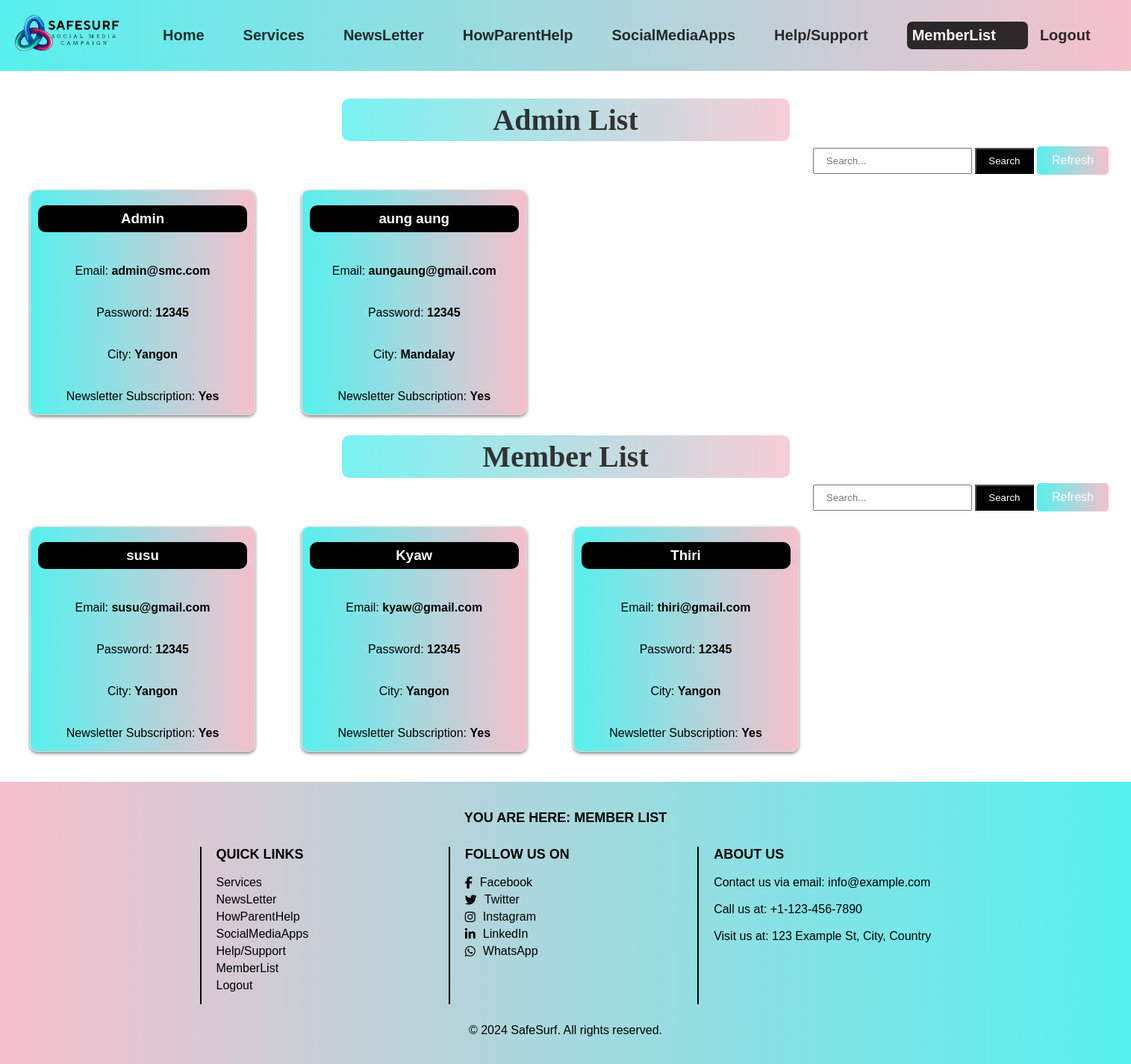
Page /MemberList.php on the committed database.
### tables this page shows
CREATE TABLE `member` (
  `id` int(11) NOT NULL,
  `name` varchar(300) NOT NULL,
  `email` varchar(300) NOT NULL,
  `password` varchar(8) NOT NULL,
  `city` varchar(200) NOT NULL,
  `subscription` int(11) NOT NULL,
  `usertype` int(11) NOT NULL
);

### MemberList.php (the view, shortened to what this page needs)
<!DOCTYPE html>
<?php
include('dbconnect.php');
if (isset($_POST['btnSearch1'])) {
  $searchTerm = $_POST['search1'];
  $sql = "SELECT * FROM member WHERE LOWER(name) LIKE LOWER('%$searchTerm%') OR LOWER(email) LIKE LOWER('%$searchTerm%') OR LOWER(city) LIKE LOWER('%$searchTerm%') AND usertype= 1;";
  $result1 = $conn->query($sql);
} else {
  $sql1 = "SELECT * from member where usertype= 1;";
  $result1 = $conn->query($sql1);
}
if (isset($_POST['btnSearch2'])) {
  $searchTerm = $_POST['search2'];
  $sql = "SELECT * FROM member WHERE LOWER(name) LIKE LOWER('%$searchTerm%') OR LOWER(email) LIKE LOWER('%$searchTerm%') OR LOWER(city) LIKE LOWER('%$searchTerm%') AND usertype= 0;";
  $result2 = $conn->query($sql);
} else {
  $sql2 = "SELECT * from member where usertype= 0;";
  $result2 = $conn->query($sql2);
}
?>
<html lang="en">
<head>
  <link rel="stylesheet" href="css/style.css">
  <link rel="stylesheet" href="css/style1.css">
  <link rel="stylesheet" href=" font-css/all.min.css">
</head>
<body>
  <nav class="navbar">
    <div class="logo">
      <img src="images/SafeSurf.png" alt="Logo">
    </div>
    <ul>
      <li class="link"><a href="adminhome.php">Home</a></li>
      <li class="link"><a href="servicesSetup.php">Services</a></li>
      <li class="link"><a href="newsletterSetup.php">NewsLetter</a></li>
      <li class="link"><a href="howparenthelpSetup.php">HowParentHelp</a></li>
      <li class="link"><a href="socialmediaappSetup.php">SocialMediaApps</a></li>
      <li class="link"><a href="contactList.php">Help/Support</a></li>
      <li class="link"><a href="MemberList.php">MemberList</a></li>
      <li class="link"><a href="logout.php">Logout</a></li>
    </ul>
  </nav>
  <header>
  </header>
  <main>
    <h1 class="hstyle" id="admin-section">Admin List</h1>
    <?php
    if ($result1->num_rows > 0) {
    ?>
      <div class="header-section">
        <form action="#admin-section" method="POST" class="search-input">
          <input type="text" id="search1" name="search1" placeholder="Search..." />
          <button type="submit" name="btnSearch1">Search</button>
          <a href="MemberList.php"><button class="btn">Refresh</button></a>
        </form>
      </div>
      <div class="member-list">
        <?php
        while ($row = $result1->fetch_assoc()) {
        ?>
          <div class="member">
            <div class="member-info">
              <h3 class="h3style"><?php echo $row['name']; ?></h3>
              <p>Email: <span><?php echo $row['email']; ?></span></p>
              <p>Password: <span><?php echo $row['password']; ?></span></p>
              <p>City: <span><?php echo $row['city']; ?></span></p>
              <p>Newsletter Subscription: <span><?php echo $row['subscription'] == 1 ? "Yes" : "No"; ?></span></p>
            </div>
          </div>
        <?php
        }
        ?>
      </div>
    <?php
    } else {
      echo "There is no data";
    ?>
      <a href="MemberList.php"><button class="btn">Refresh</button></a>
    <?php
    }
    ?>
    <h1 class="hstyle" id="member-section">Member List</h1>
    <?php
    if ($result2->num_rows > 0) {
    ?>
      <div class="header-section">
        <form action="#member-section" method="POST" class="search-input">
          <input type="text" id="search2" name="search2" placeholder="Search..." />
          <button type="submit" name="btnSearch2">Search</button>
          <a href="MemberList.php"><button class="btn">Refresh</button></a>
        </form>
      </div>
      <div class="member-list">
        <?php
        while ($row1 = $result2->fetch_assoc()) {
        ?>
          <div class="member">
            <div class="member-info">
              <h3 class="h3style"><?php echo $row1['name']; ?></h3>
              <p>Email: <span><?php echo $row1['email']; ?></span></p>
              <p>Password: <span><?php echo $row1['password']; ?></span></p>
              <p>City: <span><?php echo $row1['city']; ?></span></p>
              <p>Newsletter Subscription: <span><?php echo $row1['subscription'] == 1 ? "Yes" : "No"; ?></span></p>
            </div>
          </div>
        <?php
        }
        ?>
      </div>
    <?php
    } else {
      echo "There is no data";
    ?>
      <a href="MemberList.php"><button class="btn">Refresh</button></a>
    <?php
    }
    ?>
  </main>
  <footer>
    <p class="here"><b>You are here: Member List</b></p>
    <div class=" footer-content">
      <div class="footer-section quick-links">
        <h3>Quick Links</h3>
        <ul>
          <li class="link"><a href="servicesSetup.php">Services</a></li>
          <li class="link"><a href="newsletterSetup.php">NewsLetter</a></li>
          <li class="link"><a href="howparenthelpSetup.php">HowParentHelp</a></li>
          <li class="link"><a href="socialmediaappSetup.php">SocialMediaApps</a></li>
          <li class="link"><a href="contactList.php">Help/Support</a></li>
          <li class="link"><a href="MemberList.php">MemberList</a></li>
          <li class="link"><a href="logout.php">Logout</a></li>
        </ul>
      </div>
      <div class="footer-section social-media">
        <h3>Follow Us On</h3>
        <ul>
          <li><a href="https://www.facebook.com/login" target="_blank"><i class="fab fa-facebook-f"></i> Facebook</a></li>
          <li><a href="https://twitter.com/login" target="_blank"><i class="fab fa-twitter"></i> Twitter</a></li>
          <li><a href="https://www.instagram.com/accounts/login/" target="_blank"><i class="fab fa-instagram"></i> Instagram</a></li>
          <li><a href="https://www.linkedin.com/login" target="_blank"><i class="fab fa-linkedin-in"></i> LinkedIn</a></li>
          <li><a href="https://web.whatsapp.com/" target="_blank"><i class="fab fa-whatsapp"></i> WhatsApp</a></li>
        </ul>
      </div>
      <div class="footer-section about-us">
        <h3>About Us</h3>
        <p>Contact us via email: info@example.com<br><br>
          Call us at: +1-123-456-7890<br><br>
          Visit us at: 123 Example St, City, Country
        </p>
      </div>
    </div>
    <div class="footer-bottom">
      <p>&copy; 2024 SafeSurf. All rights reserved.</p>
    </div>
  </footer>
</body>
</html>

### css/style.css (style rules this page uses)
body { font-family: "Arial", sans-serif; margin: 0; padding: 0; background-color: white; }
header { text-align: center; padding: 5px; }
nav { box-sizing: border-box; width: 100%; display: flex; justify-content: space-between; background-color: #333; align-items: center; padding: 10px; }
nav ul { list-style: none; margin: 0; flex: 1; }
nav li, nav li a { opacity: 0.8; color: #ffffff; transition: 200ms; text-decoration: none; white-space: nowrap; font-weight: 700; }
nav li a { display: flex; align-items: center; height: 100%; width: 100%; }
nav li { padding-right: 36px; }
nav li::before { content: ""; width: 0; height: 0; border-left: 5px solid transparent; border-right: 5px solid transparent; border-top: 5px solid #ffa500; position: absolute; right: 8px; top: 50%; transform: translateY(-50%); }
nav .link::before { padding-right: 0; display: none; }
nav > ul { display: flex; height: var(--menu-height); align-items: center; }
nav > ul li { position: relative; margin: 0 8px; }
.search-input { padding-right: 10px; }
.search-input > input { padding: 8px 16px; }
.search-input > button { padding: 8px 16px; }
.search-input > button { background-color: black; color: white; }
main { padding: 20px; min-height: 56.8dvh; }
footer { background-color: #333; color: white; text-align: center; padding: 10px; bottom: 0; }
.footer-content { flex: 1; }

### css/style1.css (style rules this page uses)
body { background-color: white; }
* { cursor: url(../images/Cursor.svg), auto; }
.here { font-size: 18px; text-transform: uppercase; }
.logo img { width: 140px; height: auto; margin: 0 10px; }
nav { background: rgb(86,240,238); background: linear-gradient(90deg, rgba(86,240,238,1) 0%, rgba(246,192,205,1) 100%); }
nav > ul { background-color:transparent; }
nav ul a { color: black; font-size: 20px; opacity: 1; }
.navbar li a { text-align: center; }
.navbar .active a { color: white; padding: 7px; }
.navbar .active { background-color: black; border-radius: 7px; }
.member-list { display: grid; grid-template-columns: repeat(4, 1fr); gap: 20px; padding: 20px; }
.member { background: linear-gradient(90deg, rgba(86,240,238,1) 0%, rgba(246,192,205,1) 100%); box-shadow: 0 2px 4px rgba(0, 0, 0, 0.5); border: 1px solid #ddd; border-radius: 10px; overflow: hidden; text-align: center; width: 300px; height: 300px; display: flex; flex-direction: column; justify-content: space-between; }
.member-info { padding: 10px; display: flex; flex-direction: column; justify-content: space-between; height: 100%; }
.h3style { margin: 10px 0; background-color: black; color: white; border-radius: 10px; padding: 7px; }
.member-info p { margin: 5px 0; }
.member-info span { font-weight: bold; }
.header-section { display: flex; justify-content: flex-end; align-items: center; }
.btn { background: linear-gradient(90deg, rgba(86,240,238,1) 0%, rgba(246,192,205,1) 100%); color: white; padding: 10px 20px; border: none; border-radius: 5px; cursor: pointer; font-size: 16px; position: relative; overflow: hidden; transition: color 0.4s, transform 0.4s; }
.btn:before { position: absolute; top: 0; left: -100%; width: 200%; height: 100%; transition: transform 0.4s; }
.hstyle { font-size: 40px; font-family:'Times New Roman', Times, serif; text-align:center; width:40%; border-radius:10px; background: linear-gradient(90deg, rgba(86,240,238,1) 0%, rgba(246,192,205,1) 100%); margin: 7px auto; color:black; opacity: 0.8; padding: 5px; }
footer { background: linear-gradient(90deg, rgba(246,192,205,1) 0%, rgba(86,240,238,1) 100%); color: black; padding: 20px 0; text-align: center; }
.footer-content { display: flex; flex-wrap: wrap; justify-content: space-around; max-width: 1000px; margin: 0 auto; }
.footer-section { flex: 1; margin: 10px; text-align: left; border-left: 2px solid black; padding-left: 20px; }
.footer-section h3 { margin-top: 0; font-size: 18px; text-transform: uppercase; }
.footer-section ul { list-style: none; padding: 0; }
.footer-section ul li { margin: 5px 0; }
.footer-section ul li a { color: black; text-decoration: none; display: flex; align-items: center; }
.footer-section ul li a i { margin-right: 10px; }

### rows in the picture
member: name "Admin", email "admin@smc.com", password "12345", city "Yangon", subscription "Yes"
member: name "aung aung", email "aungaung@gmail.com", password "12345", city "Mandalay", subscription "Yes"
member: name "susu", email "susu@gmail.com", password "12345", city "Yangon", subscription "Yes"
member: name "Kyaw", email "kyaw@gmail.com", password "12345", city "Yangon", subscription "Yes"
member: name "Thiri", email "thiri@gmail.com", password "12345", city "Yangon", subscription "Yes"
